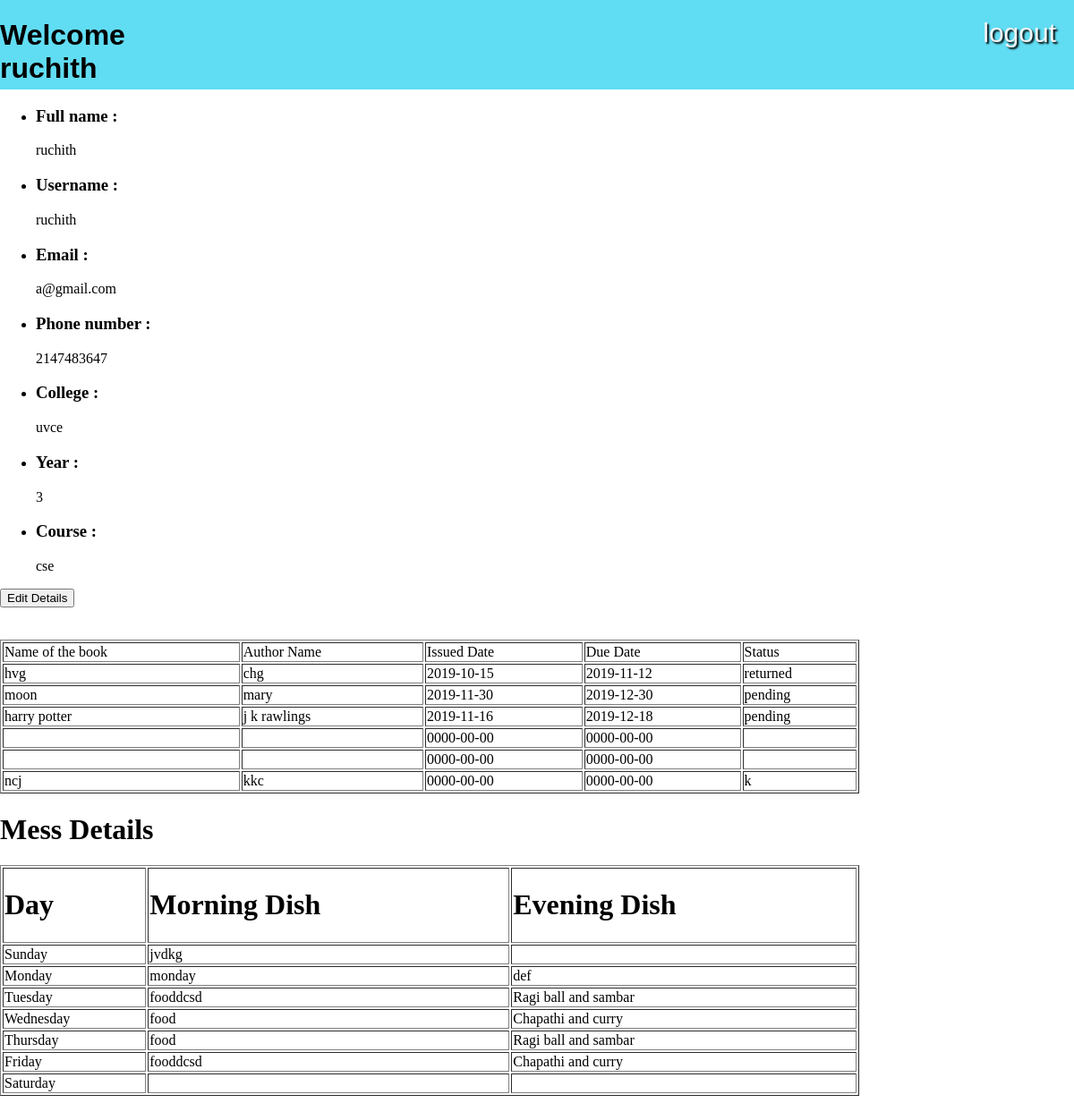
The app's page /rahul/index.php (signed in) with its own data.
### tables this page shows
CREATE TABLE `register` (
  `student_id` int(100) NOT NULL,
  `fullname` varchar(50) NOT NULL,
  `username` varchar(20) NOT NULL,
  `email` varchar(25) NOT NULL,
  `phonenumber` int(11) NOT NULL,
  `college` varchar(50) NOT NULL,
  `year` int(10) NOT NULL,
  `course` varchar(20) NOT NULL,
  `password` varchar(11) NOT NULL
);

CREATE TABLE `library` (
  `student_id` int(100) NOT NULL,
  `bookname` varchar(100) NOT NULL,
  `author` varchar(100) NOT NULL,
  `issuedate` date NOT NULL,
  `duedate` date NOT NULL,
  `status` varchar(100) NOT NULL
);

CREATE TABLE `mess` (
  `id` int(10) NOT NULL,
  `day` varchar(20) NOT NULL,
  `morning` varchar(20) NOT NULL,
  `evening` varchar(20) NOT NULL
);

### rahul/index.php (the view, shortened to what this page needs)
<?php
  $db = mysqli_connect('localhost', 'root', '', 'bkmh');
?>
<!DOCTYPE html>
<html>
<head>
  <link rel="stylesheet" type="text/css" href="logincss.css">
  <link rel="stylesheet" type="text/css" href="css/admin.css">
</head>
<body>
<div class="header">
    <h1>Welcome <?php echo $_SESSION['username']; ?></h1>
    <a href="index.php?logout='1'" >logout </a>
</div>
<div class="main-body">
<div class="student-details">
<?php
      $sql="SELECT *  FROM register WHERE username='".$_SESSION['username']."' ";
      $result_set= mysqli_query($db,$sql);
      $row=mysqli_fetch_array($result_set)
?>
    <ul>
      <li><h3>Full name    : </h3><?php echo $row['fullname']; ?></li>
      <li><h3>Username     : </h3><?php echo $row['username']; ?></li>
      <li><h3>Email        : </h3><?php echo $row['email']; ?></li>
      <li><h3>Phone number : </h3><?php echo $row['phonenumber']; ?></li>
      <li><h3>College       : </h3><?php echo $row['college']; ?></li>
      <li><h3>Year         : </h3><?php echo $row['year']; ?></li>
      <li><h3>Course       : </h3><?php echo $row['course']; ?></li>
    </ul>
    <button>Edit Details</button>
</div>
<br>
<br>
<div class="library-details">
        <table width="80%" border="1">
           <tr>
           <td>Name of the book</td>
           <td>Author Name</td>
           <td>Issued Date</td>
           <td>Due Date</td>
           <td>Status</td>
           </tr>
           <?php
        $sql="SELECT L.bookname,L.author,L.issuedate,L.duedate,L.status FROM library L, register R WHERE R.student_id = L.student_id";
        $result_set=mysqli_query($db,$sql);
        while($row=mysqli_fetch_array($result_set))
        {
         ?>
               <tr>
               <td><?php echo $row['bookname'] ?></td>
               <td><?php echo $row['author'] ?></td>
               <td><?php echo $row['issuedate'] ?></td>
               <td><?php echo $row['duedate'] ?></td>
               <td><?php echo $row['status'] ?></td>
               </tr>
               <?php
        }
        ?>
           </table>
       </div>
</div>
<div class="mess">
    <h1>Mess Details</h1>
    <table width="80%" border="1">
        <tr>
        <td><h1>Day <h1></td>
        <td><h1>Morning Dish<h1></td>
        <td><h1>Evening Dish<h1></td>
        </tr>
        <?php
     $sql="SELECT day,morning,evening FROM mess ORDER BY id ";
     $result_set=mysqli_query($db,$sql);
     while($row=mysqli_fetch_array($result_set))
     {
      ?>
            <tr>
            <form action="upload.php" method="post" enctype="multipart/form-data">
                <td><label for=""><?php echo $row['day']?></label></td>
                <td><?php echo $row['morning']?></td>
                <td><?php echo $row['evening'] ?></td>
            </tr>
            <?php
     }
     ?>
        </table>
</div>
<br /><br />
</body>
</html>

### rahul/css/logincss.css (style rules this page uses)
body { margin: 0%; }

### rahul/css/admin.css (style rules this page uses)
body { margin: 0%; padding: 0%; }
.header { width: 100%; height: 100px; background-color: rgb(96, 221, 243); display: flex; }
.header h1 { font-family: Verdana, Geneva, Tahoma, sans-serif; }
.header a { font-family: 'Trebuchet MS', 'Lucida Sans Unicode', 'Lucida Grande', 'Lucida Sans', Arial, sans-serif; text-decoration: none; padding: 20px; display: block; margin-left: 70%; color: whitesmoke; font-size: 30px; font-style: bold; text-shadow: black 2px 2px 2px; }

### records on screen
register: fullname "ruchith", username "ruchith", email "a@gmail.com", phonenumber "2147483647", college "uvce", year "3", course "cse"
library: bookname "hvg", author "chg", issuedate "2019-10-15", duedate "2019-11-12", status "returned"
library: bookname "moon", author "mary", issuedate "2019-11-30", duedate "2019-12-30", status "pending"
library: bookname "harry potter", author "j k rawlings", issuedate "2019-11-16", duedate "2019-12-18", status "pending"
library: issuedate "0000-00-00", duedate "0000-00-00"
library: issuedate "0000-00-00", duedate "0000-00-00"
library: bookname "ncj", author "kkc", issuedate "0000-00-00", duedate "0000-00-00", status "k"
mess: day "Sunday", morning "jvdkg"
mess: day "Monday", morning "monday", evening "def"
mess: day "Tuesday", morning "fooddcsd", evening "Ragi ball and sambar"
mess: day "Wednesday", morning "food", evening "Chapathi and curry"
mess: day "Thursday", morning "food", evening "Ragi ball and sambar"
mess: day "Friday", morning "fooddcsd", evening "Chapathi and curry"
mess: day "Saturday"

### other values on screen
$_SESSION['username'] "ruchith"
